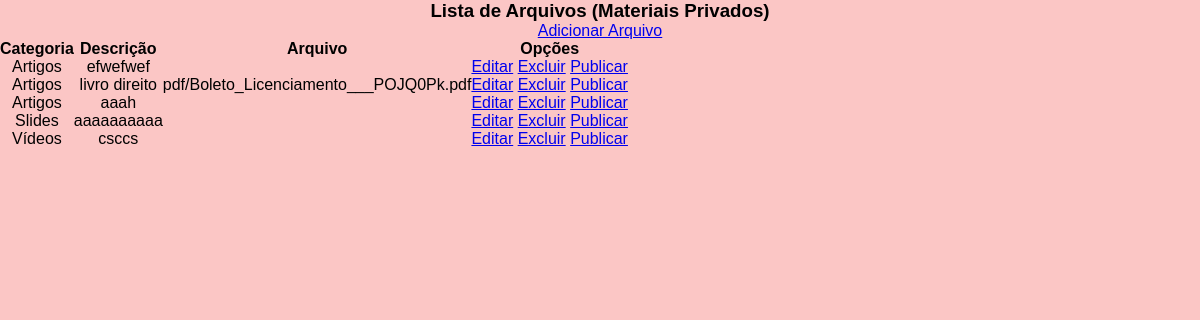
The page /listar/arquivos on the database its author committed.
### materiais/models.py (models this page shows, shortened)
class Arquivo(models.Model):
    idealizadora = models.CharField(max_length=50)
    descricao = models.TextField(verbose_name="Descrição")
    created_at = models.DateTimeField(auto_now_add=True)
    arquivo = models.FileField(upload_to='pdf/')
    categoria = models.ForeignKey(Categoria, on_delete=models.PROTECT)

class Categoria(models.Model):
    nome = models.CharField(max_length=50)
    def __str__(self):
        return self.nome

### materiais/views.py (the view)
# urls.py: path('listar/arquivos', ArquivoList.as_view(), name='listar-arquivos'),
class ArquivoList(ListView):
    model = Arquivo
    template_name = 'materiais/listas/arquivo.html'

### materiais/templates/materiais/listas/arquivo.html (shortened to what this page needs)
{% extends 'paginas/base.html' %}
{% load static %}
{% block conteudo %}
<h3>Lista de Arquivos (Materiais Privados)</h3>
<a href="{% url 'upar-arquivo' %}">Adicionar Arquivo</a>
<table>
    <tr>
        <th>Categoria</th>
        <th>Descrição</th>
        <th>Arquivo</th>
        <th>Opções</th>
    </tr>
    {% for arquivo in object_list %}
    <tr>
        {% if arquivo.categoria == arquivo.categoria %}
            <td>{{ arquivo.categoria }}</td>
        {% endif %}
        <td>{{ arquivo.descricao }}</td>
        <td>{{ arquivo.arquivo }}</td>
        <td>
            <a href="{% url 'editar-arquivo' arquivo.pk %}">Editar</a>
            <a href="{% url 'excluir-arquivo' arquivo.pk %}">Excluir</a>
            <a href="#">Publicar</a>
        </td>
    </tr>
    {% empty %}
    <tr>
        <td>Nenhum arquivo upado.</td>
    </tr>
    {% endfor %}
</table>
{% endblock %}

### static/css/venus.css (style rules this page uses)
* { margin: 0px; padding: 0px; box-sizing: border-box; text-align: center; }
body { height: 100%; margin: 0px; padding: 0px; text-align: center; width: 100%; overflow-x: hidden; background-repeat: no-repeat; }

### rows shown on the page
Arquivo: categoria "Artigos", descricao "efwefwef"
Arquivo: categoria "Artigos", descricao "livro direito", arquivo "pdf/Boleto_Licenciamento___POJQ0Pk.pdf"
Arquivo: categoria "Artigos", descricao "aaah"
Arquivo: categoria "Slides", descricao "aaaaaaaaaa"
Arquivo: categoria "Vídeos", descricao "csccs"
